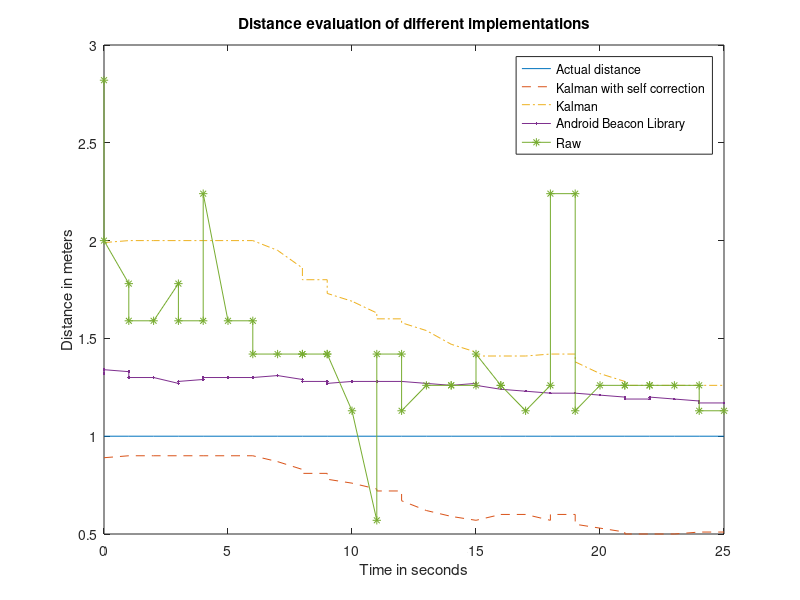

This figure's MATLAB source:
clear
test = load('test3.txt');
%% for fixed distance x.x
x = 1;
k = size(test);
test(:,2) = x * ones(k(1),1);
%%
plot1 = plot(test(:,1),test(:,2));
hold on
plot2 = plot(test(:,1),test(:,3));
plot5 = plot(test(:,1),test(:,6));
plot3 = plot(test(:,1),test(:,4));
plot4 = plot(test(:,1),test(:,5));
set(plot1, 'DisplayName','Actual distance');
set(plot2, 'DisplayName','Kalman with self correction','LineStyle','--');
set(plot3, 'DisplayName','Android Beacon Library','Marker','.');
set(plot4, 'DisplayName','Raw','Marker','*');
set(plot5, 'DisplayName','Kalman','LineStyle','-.');
xlabel({'Time in seconds'});
title({'Distance evaluation of different implementations'});
ylabel({'Distance in meters'});
legend('show');